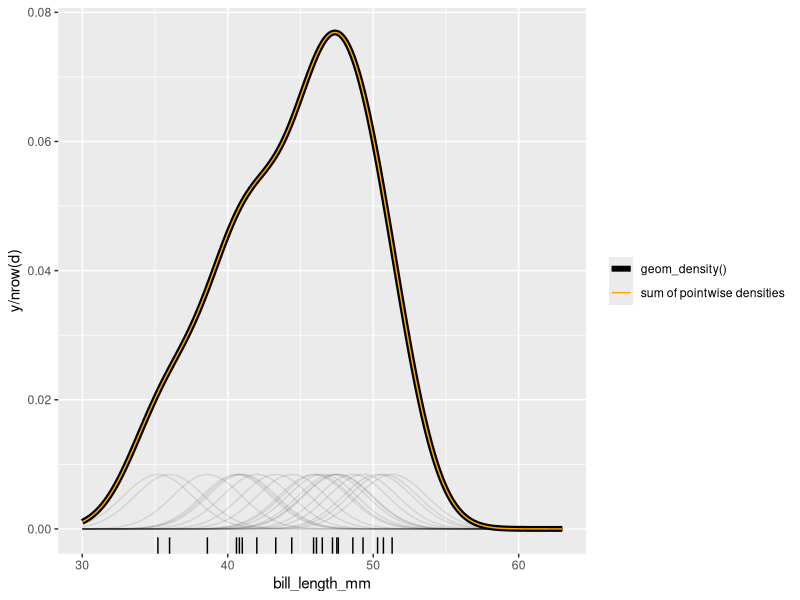

Reproduce this figure in R.
## ---- chunk 1
#| gauss, fig.width = 6, fig.height = 2
library(tidyverse)
library(palmerpenguins)

set.seed(20211122)
d <- penguins %>% 
  filter(!is.na(bill_length_mm)) %>% 
  sample_n(size = 20)

# grid of xs
x <- seq(30, 63, length.out = 200)

# compute density of xs using each observed value
# as the mean.
l <- lapply(
  d$bill_length_mm,
  function(m) {
    data.frame(
      x = x,
      y = dnorm(x, mean = m, sd = bw.nrd0(d$bill_length_mm)) 
    )
  }
) 
dl <- bind_rows(l, .id = "obs")

# plot them, their sum, and the default density curve
ggplot(d) + 
  aes(x = bill_length_mm) + 
  geom_density(aes(color = "geom_density()"), size = 2, key_glyph = "path") +
  geom_rug() +
  geom_line(
    aes(x = x, y = y / nrow(d), group = obs),
    data = dl, alpha = .1
  ) + 
  stat_summary(
    aes(x = x, y = y / nrow(d), color = "sum of pointwise densities"),
    data = dl, 
    # alpha = .1, 
    geom = "line",
    fun = "sum", 
    # color = "orange"
  ) +
  scale_color_manual(values = c("black", "orange")) +
  labs(color = NULL)
